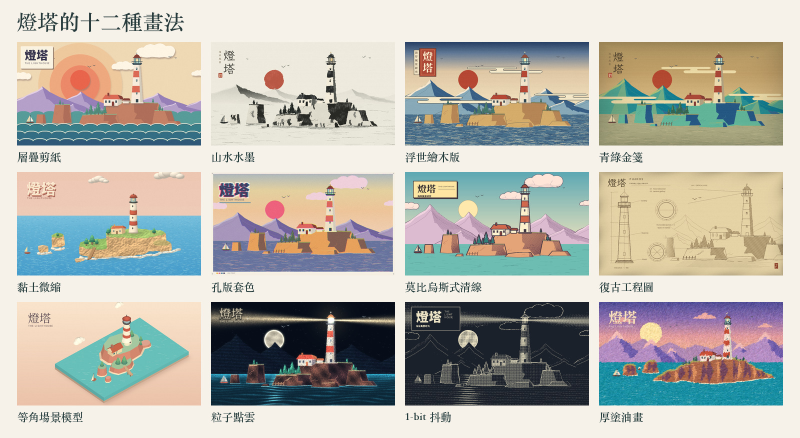
#> input picture skills/program-animation/assets/gallery.jpg, 1600 x 876 px (shown at 1/2 size)
$ python -i one_bit.py   (imports and definitions only)
#> lines starting #> are read from the running program, lines starting #| are printed output that depends on the picture
### skills/program-animation/scripts/styles/__init__.py
"""Order follows the visual reference, left to right, top to bottom."""

from importlib import import_module

CATALOG = {
    "paper-cut": ("層疊剪紙", "Layered paper"),
    "ink-wash": ("山水水墨", "Ink wash"),
    "woodblock": ("浮世繪木版", "Woodblock"),
    "mineral": ("青綠金箋", "Mineral landscape"),
    "clay": ("黏土微縮", "Clay miniature"),
    "riso": ("孔版套色", "Risograph"),
    "clear-line": ("莫比烏斯式清線", "Ligne claire"),
    "drafting": ("復古工程圖", "Survey drawing"),
    "isometric": ("等角場景模型", "Isometric diorama"),
    "point-cloud": ("粒子點雲", "Particle cloud"),
    "one-bit": ("1-bit 抖動", "One-bit dither"),
    "impasto": ("厚塗油畫", "Impasto"),
}


def renderer(style):
    return import_module("styles." + style.replace("-", "_")).frame


def harbor_frame(style):
    """Bind a style to the harbor scene while retaining frame(t, title, font_path)."""
#> further down, picture is the input picture: PIL image 1600x876 RGB; mean R, G, B 184.7, 183.1, 174.1

    # [17 lines left out: function frame, not called in this run]

    return frame

### skills/program-animation/scripts/styles/one_bit.py
"""Two-ink maritime engraving with a fixed ordered screen and solid-color lettering."""

import numpy as np
from PIL import Image, ImageFilter

from styles import harbor_frame


def dither(image):
    """Engrave a luminance study with the gallery's fixed two-ink screen."""
    im = image.convert("L")
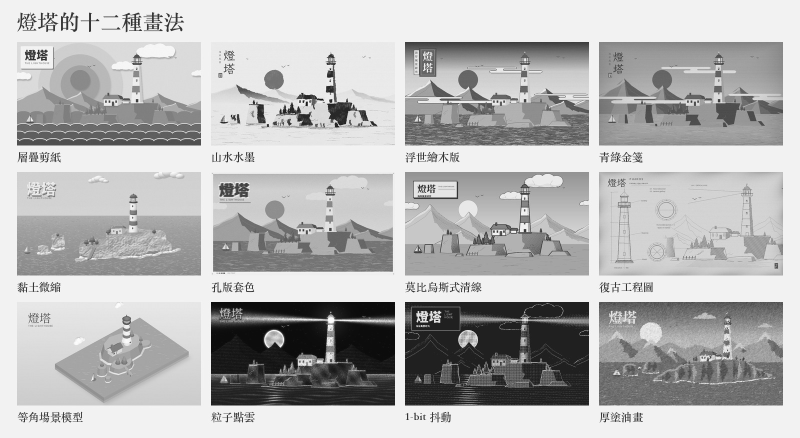
#> im: PIL image 1600x876 L (shown at 1/2 size); min 1, max 255, mean 182.5
    intensity = np.array(im, dtype=float) / 255
    blurred = np.asarray(im.filter(ImageFilter.GaussianBlur(1.4)), dtype=float) / 255
    tone = np.clip((intensity - 0.078) * 1.22 + (intensity - blurred) * 0.95, 0, 1)
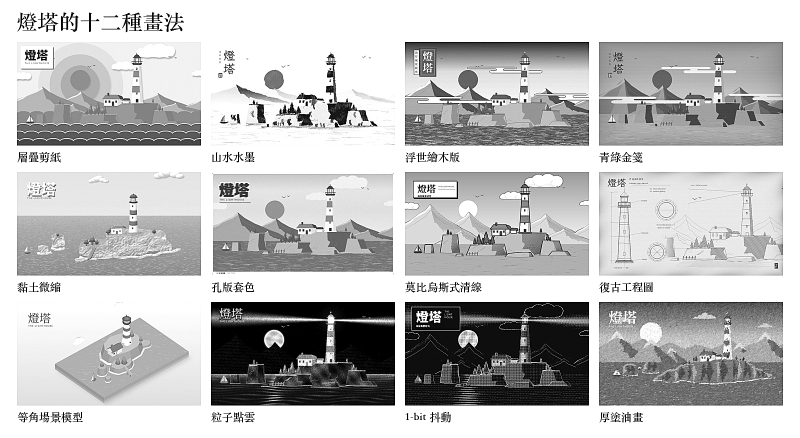
#> tone: shape (876, 1600) float64 (shown at 1/2 size); min 0, max 1, mean 0.752
    bayer = np.array([[0.0]])
    for _ in range(3):
        bayer = np.block([[4 * bayer, 4 * bayer + 2], [4 * bayer + 3, 4 * bayer + 1]])
    threshold = np.tile((bayer + 0.5) / 64, ((im.height + 7) // 8, (im.width + 7) // 8))[
        : im.height, : im.width
    ]
    colors = np.array([[27, 33, 43], [235, 226, 195]], dtype="uint8")
    return Image.fromarray(colors[(tone > threshold).astype(int)])
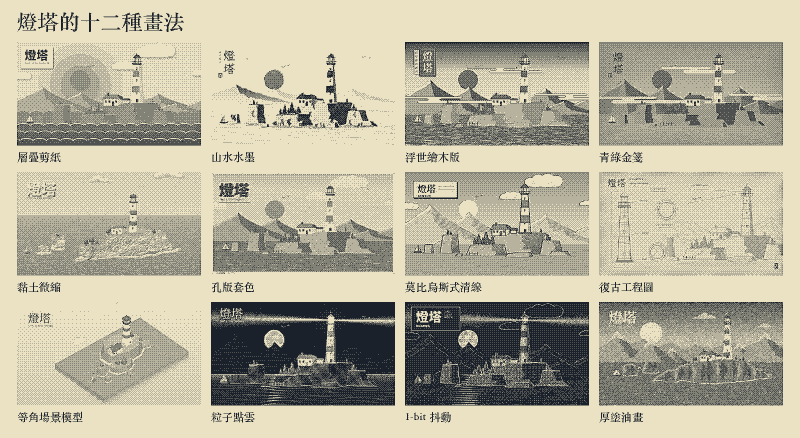
#> returned value: PIL image 1600x876 RGB (shown at 1/2 size); mean R, G, B 183.4, 178.1, 157.3


frame = harbor_frame("one-bit")

>>> from PIL import Image
>>> picture = Image.open('../../assets/gallery.jpg')
>>> result = dither(picture)
